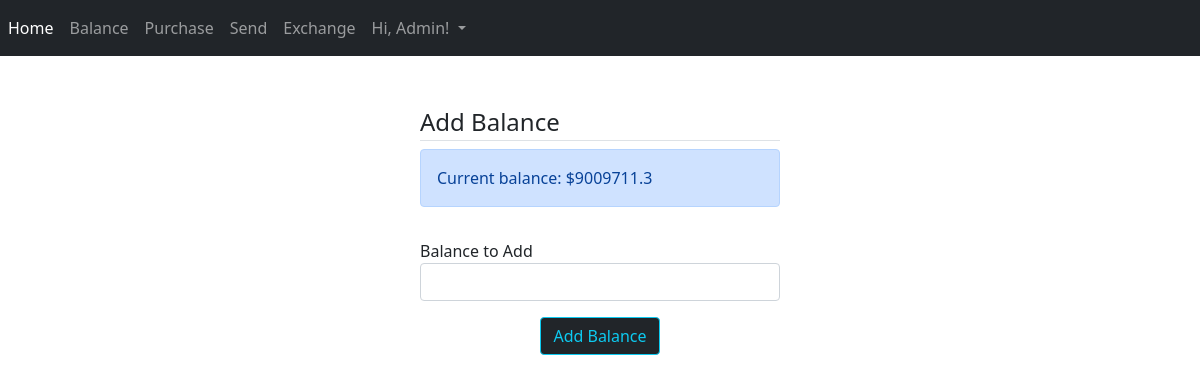
Page /add_balance (signed in) on the earlier database version.
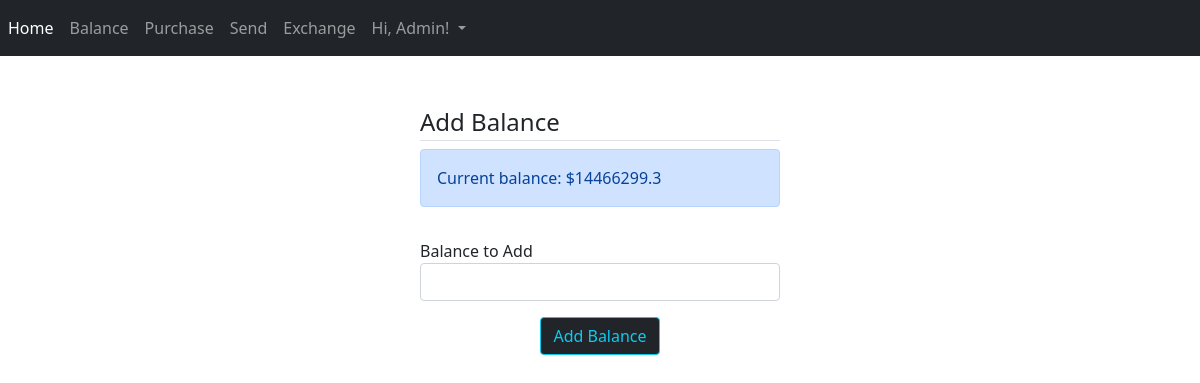
Same page on the later database version.
### CryptoExchange/models/dbmodels.py (models this page shows, shortened)
class User(db.Model, UserMixin):
    id = db.Column(db.Integer, primary_key=True)
    first_name = db.Column(db.String(20), nullable=False)
    last_name = db.Column(db.String(20), nullable=False)
    address = db.Column(db.String(20), nullable=False)
    city = db.Column(db.String(20), nullable=False)
    country = db.Column(db.String(20), nullable=False)
    phone = db.Column(db.String(15), nullable=False, unique=True)
    email = db.Column(db.String(120), nullable=False, unique=True)
    password = db.Column(db.String(60), nullable=False)
    verified = db.Column(db.Boolean, default=False, nullable=False)
    balance = db.Column(db.Float, default=0, nullable=False)
    sent_transactions = db.relationship('Transactions', backref='sender',
                                        foreign_keys="Transactions.sender_id", lazy=True)
    recv_transactions = db.relationship('Transactions', backref='receiver',
                                        foreign_keys="Transactions.receiver_id", lazy=True)

### CryptoExchange/controllers/routes.py (the view)
@app.route('/add_balance', methods=['GET', 'POST'])
@login_required
def add_balance():
    if not current_user.verified:
        return redirect(url_for('profile_activation'))
    form = AddBalanceForm()
    form.current_balance.data = current_user.balance
    if form.validate_on_submit():
        current_user.balance = current_user.balance + float(form.balance_to_add.data)
        current_user.balance = round(current_user.balance, 2)
        db.session.commit()
        flash('Balance successfully added!', 'success')
        return redirect(url_for('purchase'))
    return render_template('add_balance.html', title='Add Balance', form=form)

### CryptoExchange/forms/AddBalanceForm.py (shortened to what this page needs)
class AddBalanceForm(FlaskForm):
    current_balance = StringField('Current balance')
    balance_to_add = StringField('Balance to Add', validators=[DataRequired()])
    submit = SubmitField('Add Balance')

### CryptoExchange/models/dbmodels.py (called while the page is built)
@login_manager.user_loader
def load_user(user_id):
    return User.query.get(int(user_id))

### CryptoExchange/templates/add_balance.html (shortened to what this page needs)
{% extends "layout.html" %}
{% block content %}
    <div style="margin: 0 auto; width: 30%;">
        <div class="content-section pt-5">
            <form action="" method="post">
                <fieldset class="form-group">
                    <legend class="border-bottom mb-2">Add Balance</legend>
                    <div class="form-group">
                        <div class="alert alert-primary" role="alert">
                        Current balance: ${{ form.current_balance.data }}
                    </div>
                    </div>
                    <div class="form-group">
                        {{ form.balance_to_add.label(class="form-control-label mt-3") }}
                        {% if form.balance_to_add.errors %}
                        {{ form.balance_to_add(class="form-control form-control-md is-invalid")}}
                            <div class="invalid-feedback">
                                {% for error in form.balance_to_add.errors %}
                                    <span>{{ error }}</span>
                                {% endfor %}
                            </div>
                        {% else %}
                            {{ form.balance_to_add(class="form-control form-control-md") }}
                        {% endif %}
                    </div>
                </fieldset>
                <div style="margin-top: 1rem;" class="text-center">
                    {{ form.submit(class="btn btn-outline-info btn-dark") }}
                </div>
            </form>
        </div>
    </div>
{% endblock content %}

### CryptoExchange/templates/layout.html (shortened to what this page needs)
<!DOCTYPE html>
<html lang="en" xmlns="">
<head>
    <link href="https://cdn.jsdelivr.net/npm/bootstrap@5.1.3/dist/css/bootstrap.min.css" rel="stylesheet"
>
    <link rel="stylesheet" type="text/css" href="https://cdn.datatables.net/1.11.4/css/jquery.dataTables.css">
</head>
<body>
<nav class="navbar navbar-expand-sm navbar-dark bg-dark">
    <div class="collapse navbar-collapse" id="navbarNav">
        <div class="navbar-nav">
            <a class="nav-item nav-link active" href="{{ url_for('home') }}">Home</a>
            {% if current_user.is_authenticated %}
            <a class="nav-item nav-link" href="{{ url_for('balance') }}">Balance</a>
            <a class="nav-item nav-link" href="{{ url_for('purchase') }}">Purchase</a>
            <a class="nav-item nav-link" href="{{ url_for('transfer') }}">Send</a>
            <a class="nav-item nav-link" href="{{ url_for('exchange') }}">Exchange</a>
            <div class="nav-item dropdown ms-auto">
                <a class="nav-link dropdown-toggle" href="#" id="navbarDropdownMenuLink" role="button"
                   data-toggle="dropdown" aria-haspopup="true" aria-expanded="false">
                    Hi, {{ current_user.first_name }}!
                </a>
            </div>
            {% else %}
            <a class="nav-item nav-link" href="{{ url_for('register') }}">Register</a>
            <a class="nav-item nav-link" href="{{ url_for('login') }}">Login</a>
            {% endif %}
        </div>
    </div>
</nav>
{% block content %}{% endblock %}
</body>
<br/>
</html>

Differences in the rows shown:
changed User "Admin": current_balance.data "9009711.3" → "14466299.3"
